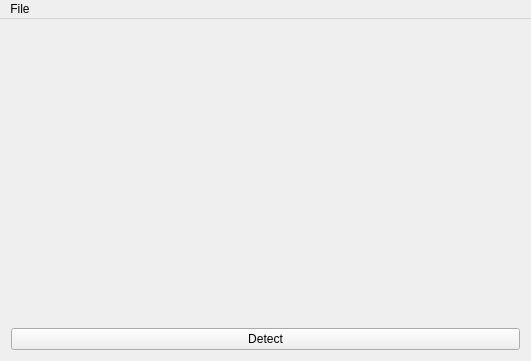
<?xml version="1.0" encoding="UTF-8"?>
<ui version="4.0">
 <class>MainWindow</class>
 <widget class="QMainWindow" name="MainWindow">
  <property name="geometry">
   <rect>
    <x>0</x>
    <y>0</y>
    <width>531</width>
    <height>361</height>
   </rect>
  </property>
  <property name="windowTitle">
   <string>MainWindow</string>
  </property>
  <widget class="QWidget" name="centralWidget">
   <layout class="QGridLayout" name="gridLayout">
    <item row="2" column="0">
     <widget class="QPushButton" name="pushButton">
      <property name="text">
       <string>Detect</string>
      </property>
      <property name="autoDefault">
       <bool>true</bool>
      </property>
     </widget>
    </item>
    <item row="1" column="0">
     <widget class="QLabel" name="label">
      <property name="text">
       <string/>
      </property>
     </widget>
    </item>
   </layout>
  </widget>
  <widget class="QMenuBar" name="menuBar">
   <property name="geometry">
    <rect>
     <x>0</x>
     <y>0</y>
     <width>531</width>
     <height>25</height>
    </rect>
   </property>
   <widget class="QMenu" name="menuFile">
    <property name="title">
     <string>File</string>
    </property>
    <addaction name="actionOpen"/>
    <addaction name="actionExit"/>
   </widget>
   <addaction name="menuFile"/>
  </widget>
  <action name="actionOpen">
   <property name="text">
    <string>Open</string>
   </property>
   <property name="shortcut">
    <string>Ctrl+O</string>
   </property>
  </action>
  <action name="actionExit">
   <property name="text">
    <string>Exit</string>
   </property>
   <property name="shortcut">
    <string>Ctrl+Q</string>
   </property>
  </action>
 </widget>
 <layoutdefault spacing="6" margin="11"/>
 <resources/>
 <connections/>
</ui>
